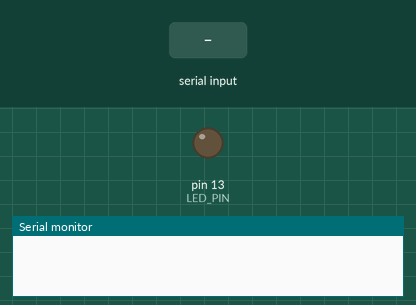
Simulated run of this sketch. Board: Arduino Uno, built with avr-gcc and run on an emulated ATmega328P. Shown: output pins drawn as LEDs (lit = HIGH), the last lines printed to the serial monitor. Dashed ring = blinking. Inputs (shaded band) come from the test bench.

Above: at 1.2 s.
1.3 s: "2" received over Serial
At 1.55 s:
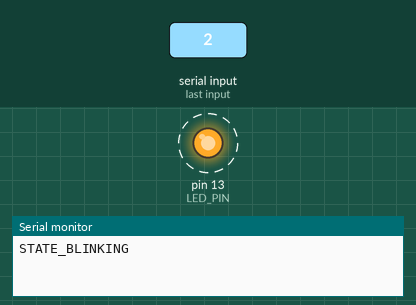
4.3 s: "1" received over Serial
At 4.6 s:
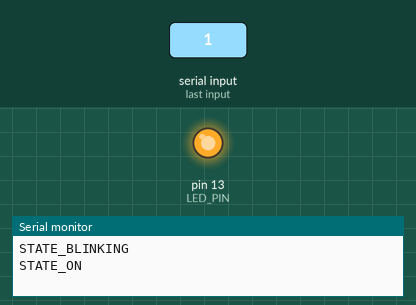
5.8 s: "0" received over Serial
At 7.0 s:
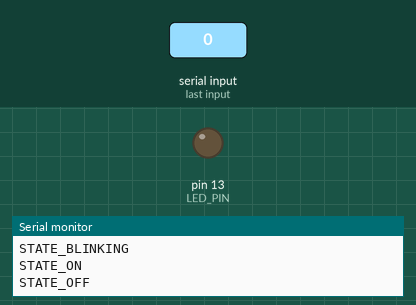
Timing chart, 0 to 8.8 s (numbered marks = the images above; inputs shaded):
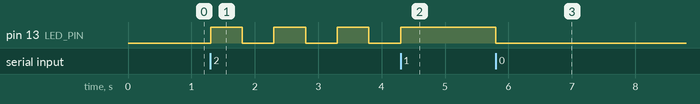

The sketch:

led_actuator_node.ino
```cpp
#define LED_PIN 13
#define BLINK_RATE 500 // 500 мс

enum LedMode { OFF, ON, BLINK };
LedMode currentMode = OFF;

unsigned long lastBlinkTime = 0;
bool ledCurrentState = LOW;

void setup() {
  Serial.begin(9600);
  pinMode(LED_PIN, OUTPUT);
  digitalWrite(LED_PIN, LOW);
}

void loop() {
  if (Serial.available() > 0) {
    char command = Serial.read();

    switch (command) {
      case '1': // ON
        currentMode = ON;
        digitalWrite(LED_PIN, HIGH);
        Serial.println("STATE_ON");
        break;

      case '0': // OFF
        currentMode = OFF;
        digitalWrite(LED_PIN, LOW);
        Serial.println("STATE_OFF");
        break;

      case '2': // BLINK
        currentMode = BLINK;
        Serial.println("STATE_BLINKING");
        break;
    }
  }

  if (currentMode == BLINK) {
    handleBlinking();
  }
}

void handleBlinking() {
  if (millis() - lastBlinkTime >= BLINK_RATE) {
    lastBlinkTime = millis();
    ledCurrentState = !ledCurrentState;
    digitalWrite(LED_PIN, ledCurrentState);
  }
}
```

Measured:
- after the input at 1.3 s, pin 13 (LED_PIN): alternates HIGH for 0.50 s and LOW for 0.50 s, starting at once
- after the input at 4.3 s, pin 13 (LED_PIN): goes on until 4.3 s, then stays HIGH
- after the input at 5.8 s, pin 13 (LED_PIN): HIGH → LOW at once
